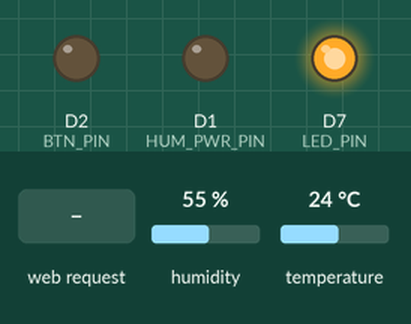
This sketch was run on a simulated ESP8266 (NodeMCU). Shown: output pins drawn as LEDs (lit = HIGH). Inputs (shaded band) come from the test bench; at power-on: humidity 55 %, temperature 24 °C. EEPROM starts erased; what the sketch prints to the serial monitor is not drawn.

Above: at 1.2 s.
1.3 s: HTTP request GET /set?mode=1 received
At 1.6 s:
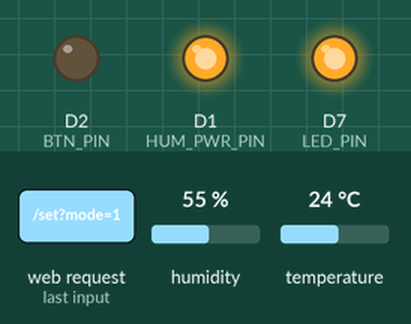
4.5 s: HTTP request GET /set?target=1 received
At 5.2 s:
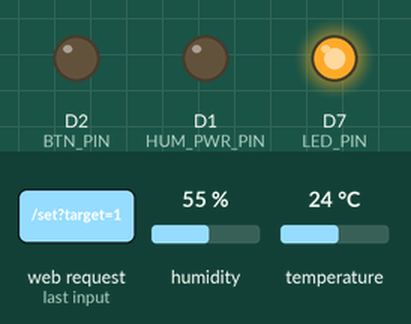
6.0 s: HTTP request GET /set?target=120 received
At 7.61 s:
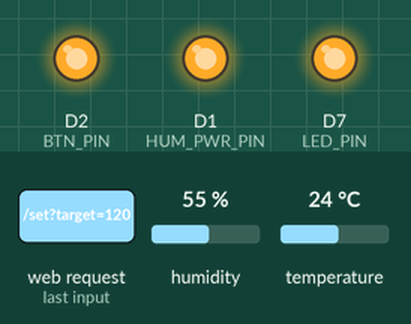
Timing chart, 0 to 9.2 s (numbered marks = the images above; inputs shaded):
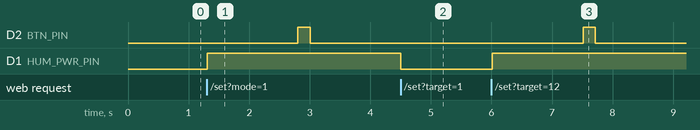

Measured:
- after the input at 1.3 s, D2 (BTN_PIN): LOW → HIGH after 1.5 s, → LOW 0.20 s later; D1 (HUM_PWR_PIN): LOW → HIGH at once
- after the input at 4.5 s, D1 (HUM_PWR_PIN): HIGH → LOW at once
- after the input at 6.0 s, D2 (BTN_PIN): LOW → HIGH after 1.5 s, → LOW 0.20 s later; D1 (HUM_PWR_PIN): LOW → HIGH at once

The sketch:

Home_Climate_Control.ino
```cpp
#include <ESP8266WiFi.h>
#include <ESPAsyncTCP.h>
#include <ESPAsyncWebServer.h>
#include "DHT.h"
#include <EEPROM.h>

#define DHTPIN D5
#define DHTTYPE DHT22
#define LED_PIN D7
#define BTN_PIN D2
#define HUM_PWR_PIN D1

DHT dht(DHTPIN, DHTTYPE);

AsyncWebServer server(80);

// Settings storage
struct Settings {
  float targetHumidity;
  int mode;  // 0=off, 1=steady, 2=intermittent, 3=manual (steady), 4=manual (intermittent)
} settings;

bool spraying = false;

const char *ap_ssid = "Home Climate Control";
const char *ap_password = "HMC-2025";

// Save settings to EEPROM
void saveSettings() {
  EEPROM.begin(512);
  EEPROM.put(0, settings);
  EEPROM.commit();
  EEPROM.end();
  digitalWrite(HUM_PWR_PIN, LOW);
  spraying = false;
}

// Load  from EEPROM
void loadSettings() {
  EEPROM.begin(512);
  EEPROM.get(0, settings);
  EEPROM.end();
  if (isnan(settings.targetHumidity)) {
    settings.targetHumidity = 60.0;
    settings.mode = 0;
    saveSettings();
  }
}

// Simulate button press
void toggleSpray(int num) {
  for (int i = 0; i < num; i++) {
    digitalWrite(BTN_PIN, HIGH);
    delay(200);
    digitalWrite(BTN_PIN, LOW);
    delay(500);
  }
}

const char PAGE_INDEX[] PROGMEM = R"rawliteral(
<!DOCTYPE html>
<html lang="en">
<head>
  <meta charset="UTF-8">
  <meta name="viewport" content="width=device-width, initial-scale=1.0">
  <title>Home Climate Control</title>
  <style>
    :root {
      --primary: #0078D7;
      --primary-dark: #005FA3;
      --bg: #f0f2f5;
      --card-bg: #fff;
      --text: #333;
      --muted: #666;
    }

    body {
      font-family: 'Segoe UI', Tahoma, sans-serif;
      background: var(--bg);
      margin: 0;
      padding: 20px;
      display: flex;
      justify-content: center;
      align-items: center;
      min-height: 100vh;
    }

    .card {
      background: var(--card-bg);
      padding: 25px;
      border-radius: 18px;
      box-shadow: 0 8px 16px rgba(0,0,0,0.12);
      width: 100%;
      max-width: 400px;
    }

    h1 {
      color: var(--primary);
      margin-bottom: 20px;
      font-size: 1.6em;
    }

    .reading {
      display: flex;
      justify-content: space-between;
      align-items: center;
      padding: 12px 15px;
      margin: 8px 0;
      border-radius: 12px;
      background: #f9f9f9;
      font-size: 1.1em;
      color: var(--text);
    }

    .reading span {
      font-weight: bold;
      color: var(--primary);
      font-size: 1.2em;
    }

    hr {
      margin: 24px 0;
      border: 0;
      border-top: 1px solid #ddd;
    }

    label {
      display: block;
      margin: 12px 0 6px;
      font-weight: 600;
      color: var(--muted);
      text-align: left;
    }

    input, select {
      width: 100%;
      padding: 10px;
      border-radius: 10px;
      border: 1px solid #ccc;
      font-size: 1em;
      box-sizing: border-box;
    }

    button {
      margin-top: 20px;
      padding: 12px;
      width: 100%;
      border: none;
      border-radius: 10px;
      background: var(--primary);
      color: white;
      font-size: 1.1em;
      cursor: pointer;
      font-weight: bold;
      transition: background 0.3s;
    }

    button:hover {
      background: var(--primary-dark);
    }

    footer {
      margin-top: 18px;
      font-size: 0.85em;
      color: var(--muted);
    }
  </style>
</head>
<body>
  <div class="card">
    <h1>🌡 Home Climate Control</h1>

    <div class="reading">Temperature <span id="temp">--</span>°C</div>
    <div class="reading">Humidity <span id="hum">--</span>%</div>
    <div class="reading">Status <span id="status">--</span></div>

    <hr>

    <form onsubmit="saveSettings(); return false;">
      <label for="target">Target Humidity (%)</label>
      <input type="number" id="target" min="20" max="90">

      <label for="mode">Spray Method</label>
      <select id="mode">
        <option value="0">Off</option>
        <option value="1">Steady</option>
        <option value="2">Intermittent</option>
        <option value="3">Manual (Steady)</option>
        <option value="4">Manual (Intermittent)</option>
      </select>

      <button type="submit">💾 Save Settings</button>
    </form>

    <footer>Home Climate Controller</footer>
  </div>

<script>
  let firstLoad = true;

  function modeToText(mode){
    if(mode == 0) return "Off";
    if(mode == 1) return "Steady";
    if(mode == 2) return "Intermittent";
    if(mode == 3) return "Manual (Steady)";
    if(mode == 4) return "Manual (Intermittent)";
    return "Unknown";
  }

  async function fetchData(){
    let res = await fetch('/status');
    let data = await res.json();
    document.getElementById('temp').innerText = data.temp;
    document.getElementById('hum').innerText = data.hum;
    document.getElementById('status').innerText = modeToText(data.mode);

    if(firstLoad){
      document.getElementById('target').value = data.target;
      document.getElementById('mode').value = data.mode;
      firstLoad = false;
    }
  }

  setInterval(fetchData, 1500);
  fetchData();

  async function saveSettings(){
    let target = document.getElementById('target').value;
    let mode = document.getElementById('mode').value;
    await fetch(`/set?target=${target}&mode=${mode}`);
    alert("Settings Saved");
  }
</script>
</body>
</html>
)rawliteral";

void setup() {
  Serial.begin(115200);
  pinMode(LED_PIN, OUTPUT);
  pinMode(BTN_PIN, OUTPUT);
  pinMode(HUM_PWR_PIN, OUTPUT);

  digitalWrite(LED_PIN, HIGH);
  digitalWrite(BTN_PIN, LOW);
  digitalWrite(HUM_PWR_PIN, LOW);

  dht.begin();

  loadSettings();

  WiFi.softAP(ap_ssid, ap_password);
  Serial.println("AP Started");

  // HTML page
  server.on("/", HTTP_GET, [](AsyncWebServerRequest *request) {
    request->send_P(200, "text/html", PAGE_INDEX);
  });

  // API: status
  server.on("/status", HTTP_GET, [](AsyncWebServerRequest *request) {
    float h = dht.readHumidity();
    float t = dht.readTemperature();
    String json = "{\"hum\":" + String(isnan(h) ? 0 : h, 1) + ",\"temp\":" + String(isnan(t) ? 0 : t, 1) + ",\"target\":" + String(settings.targetHumidity, 1) + ",\"mode\":" + String(settings.mode) + "}";
    request->send(200, "application/json", json);
  });

  // API: set
  server.on("/set", HTTP_GET, [](AsyncWebServerRequest *request) {
    if (request->hasParam("target")) settings.targetHumidity = request->getParam("target")->value().toFloat();
    if (request->hasParam("mode")) settings.mode = request->getParam("mode")->value().toInt();
    saveSettings();
    request->send(200, "text/plain", "OK");
  });

  server.begin();
}

void loop() {
  float h = dht.readHumidity();
  if (isnan(h)) return;


  if (settings.mode == 0) {
    digitalWrite(HUM_PWR_PIN, LOW);
    spraying = false;
  } else if (settings.mode == 1) {
    if (h < settings.targetHumidity) {
      if (!spraying) {
        digitalWrite(HUM_PWR_PIN, HIGH);
        delay(1500);
        toggleSpray(1);
        spraying = true;
      }
    } else {
      digitalWrite(HUM_PWR_PIN, LOW);
      delay(1500);
      spraying = false;
    }
  } else if (settings.mode == 2) {
    if (h < settings.targetHumidity) {
      if (!spraying) {
        digitalWrite(HUM_PWR_PIN, HIGH);
        delay(1500);
        toggleSpray(2);
        spraying = true;
      }
    } else {
      digitalWrite(HUM_PWR_PIN, LOW);
      delay(1500);
      spraying = false;
    }
  } else if (settings.mode == 3 && !spraying) {
    digitalWrite(HUM_PWR_PIN, HIGH);
    delay(1500);
    toggleSpray(1);
    spraying = true;
  } else if (settings.mode == 4 && !spraying) {
    digitalWrite(HUM_PWR_PIN, HIGH);
    delay(1500);
    toggleSpray(2);
    spraying = true;
  }
}
```
